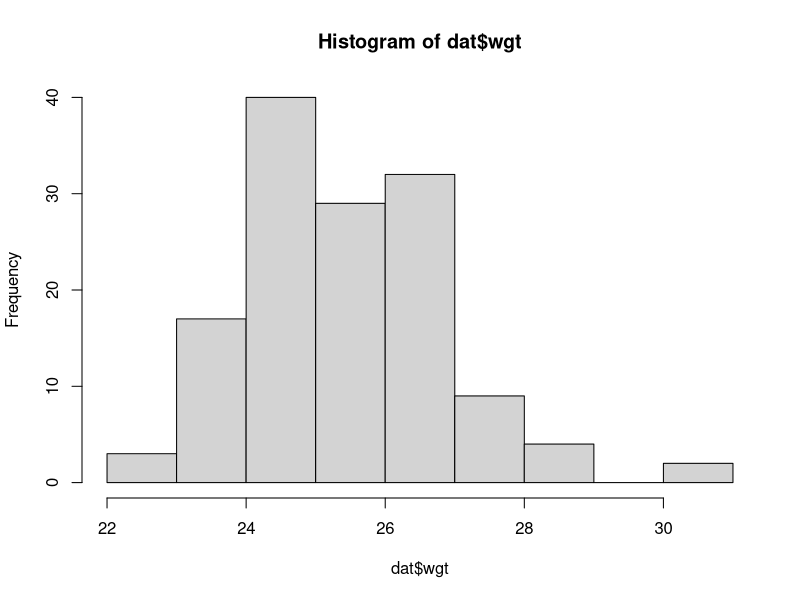
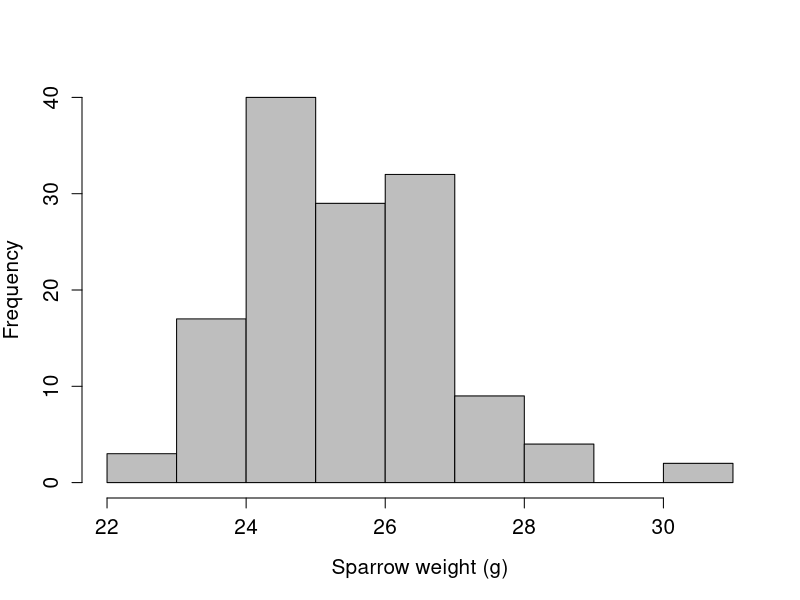
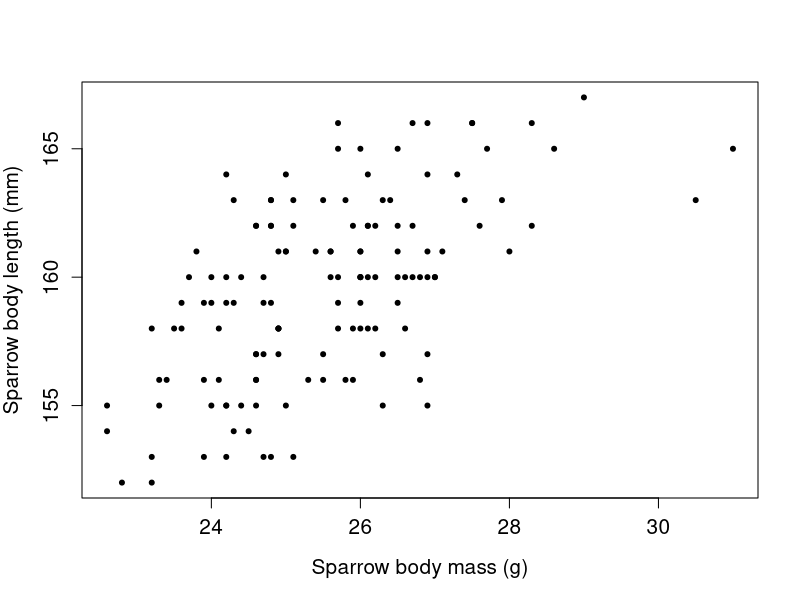

The R source for these figures, in order:
## ---- chunk 1
2 + 5;  
## ---- chunk 2
4 * 4;  
12 - 3; 
5^2;
## ---- chunk 3
sqrt(256);
## ---- chunk 4
log(x = 256, base = 10);
## ---- chunk 5
log(x = 256);
## ---- chunk 6
log(256);
## ---- chunk 7
log( log(256) );
## ---- chunk 8
getwd();
## ---- chunk 9
var_1 <- 10;
## ---- chunk 10
var_1 * 5; # Multiplying the variable by 5
## ---- chunk 11
vector_1 <- c(5, 1, 3, 5, 7, 11); # Six numbers
## ---- chunk 12
vector_1;      # Prints out the vector
vector_1 + 10; # Prints the vector elements plus ten
vector_1 * 2;  # Prints the vector elements times two
vector_1 <- c(vector_1, 31, 100); # Appends the vector
vector_1;
## ---- chunk 13
object_1 <- list(vector_1, 54, "string of words");
object_1;
## ---- chunk 14
getwd(); # No argument is needed here for the function
## ---- chunk 15
dat <- read.csv(file = "Bumpus_data.csv", header = TRUE);
## ---- chunk 16
head(dat);
## ---- chunk 17
nrow(dat);
ncol(dat);
## ---- chunk 18
dim(dat);
## ---- chunk 19
dat[4, 6]; # First row, second column
## ---- chunk 20
dat_point_1 <- dat[4, 6];
## ---- chunk 21
dat[4, ]; # Note the empty space where a column was previously
## ---- chunk 22
dat[, 5]; # Note the empty space is now where a row used to be.
## ---- chunk 23
dat$wgt; # R sees the column header and returns column 5; same as above
## ---- chunk 24
hist(x = dat$wgt);
## ---- chunk 25
hist(x = dat$wgt, main = "", xlab = "Sparrow weight (g)", ylab = "Frequency",
     cex.lab = 1.25, cex.axis = 1.25, col = "grey");
## ---- chunk 26
summary(dat$wgt);
## ---- chunk 27
plot(x = dat$wgt, y = dat$totlen, xlab = "Sparrow body mass (g)", 
     ylab = "Sparrow body length (mm)", cex.lab = 1.25, cex.axis = 1.25,
     pch = 20); # Note: cex.lab, cex.axis, and pch are purely cosmetic
## ---- chunk 28
cor(dat$wgt, dat$totlen);
## ---- chunk 29
cor.test(dat$wgt, dat$totlen);
## ---- chunk 30
lm(dat$totlen ~ dat$wgt);
## ---- chunk 31
summary( lm(dat$totlen ~ dat$wgt) );
## ---- chunk 32
t.test(dat$wgt ~ dat$sex);
## ---- chunk 33
summary( lm(dat$wgt ~ dat$sex) );
